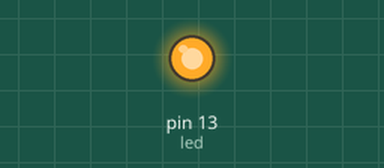
Recording of a sketch running on a simulated Arduino Uno, built with avr-gcc and run on an emulated ATmega328P. Shown: output pins drawn as LEDs (lit = HIGH). What the sketch prints to the serial monitor is not drawn.

Above: at 0.1 s.
At 31.6 s:
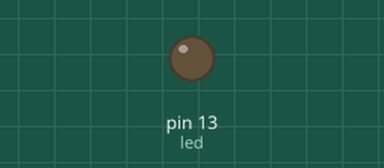
Timing chart, 0 to 34.3 s (numbered marks = the images above):
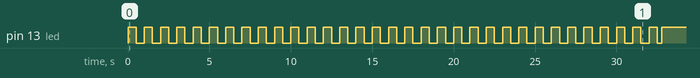

The sketch:

practice2_1.ino
```cpp
int led = 13;
double t_prev;
double t_now;
double dt;
int CNT = 0;


/////////////////

void setup() {
  pinMode(13, OUTPUT);

  noInterrupts();
  TIME_INTERRUPT_REGISTER();

  interrupts();

  Serial.begin(9600);

  t_prev = micros();
}

void loop() {

  Serial.print(dt);
  Serial.println("[us]");
}

// timer interrupts in every cycle setting in register(1ms)
ISR(TIMER1_COMPA_vect){
  t_now = micros();
  dt = (t_now - t_prev);
  t_prev = t_now;

  if(CNT % 1000 < 500)
    digitalWrite(led, HIGH);
  else
    digitalWrite(led, LOW);

  CNT++;
}

// register setting
void TIME_INTERRUPT_REGISTER(){
  TCCR1A = 0;
  TCCR1B = 0;
  TCCR1B |= (1<< WGM12);
  TCCR1B |= (0 << CS12) | (0 << CS11) | (1<< CS10);
  TCNT1 = 0;
  OCR1A = 16000-1;
  TIMSK1 |= (1 << OCIE1A);
}
```

Measured:
- by itself, pin 13 (led): goes 32 × (LOW 0.50 s, HIGH 0.50 s), LOW 0.27 s, then HIGH
- by itself, everything shown: repeats every 7.0 s, in 14 steps
